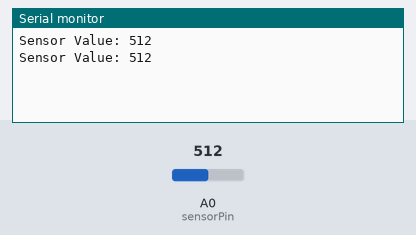
The sketch below on a simulated Arduino Uno, built with avr-gcc and run on an emulated ATmega328P. Parts: the last lines printed to the serial monitor. The test bench sets the inputs (shaded band); at power-on: A0 (sensorPin) = 512. No radio packets arrive unless stated.

Above: at 1.8 s.
1.9 s: A0 (sensorPin) set to 716
At 2.3 s:
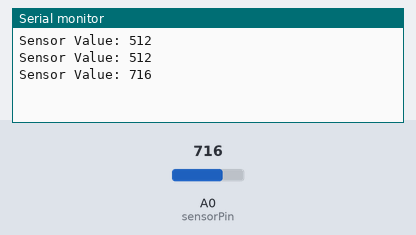
3.4 s: A0 (sensorPin) set to 900
At 4.8 s:
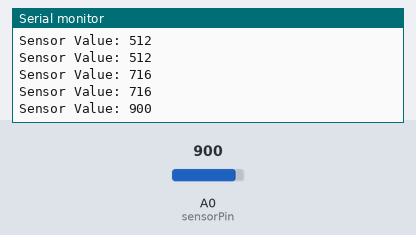
Timing chart, 0 to 6.4 s (numbered marks = the images above; inputs shaded):
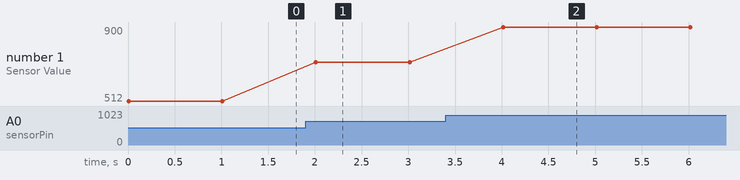

Measured:
- after the input at 1.9 s, the serial monitor: prints a new line after 0.11 s (image 1)
- after the input at 3.4 s, the serial monitor: prints a new line after 0.61 s (image 2)
- plotted number 1: 512 → 716 after the input at 1.9 s, 716 → 900 after the input at 3.4 s

The sketch:

transmisor_nrf.ino
```cpp
#include <SPI.h>
#include <nRF24L01.h>
#include <RF24.h>

RF24 radio(9, 10);  // CE, CSN

const int sensorPin = A0; // Pin del sensor capacitivo de humedad

void setup() {
  Serial.begin(9600);
  radio.begin();
  radio.openWritingPipe(0xF0F0F0F0E1LL); // Dirección del pipe
  radio.setPALevel(RF24_PA_HIGH);
  radio.setDataRate(RF24_250KBPS);
  radio.stopListening();
}

void loop() {
  int sensorValue = analogRead(sensorPin);
  radio.write(&sensorValue, sizeof(sensorValue));
  Serial.print("Sensor Value: ");
  Serial.println(sensorValue);
  delay(1000); // Ajusta el intervalo de tiempo según tus necesidades
}
```
